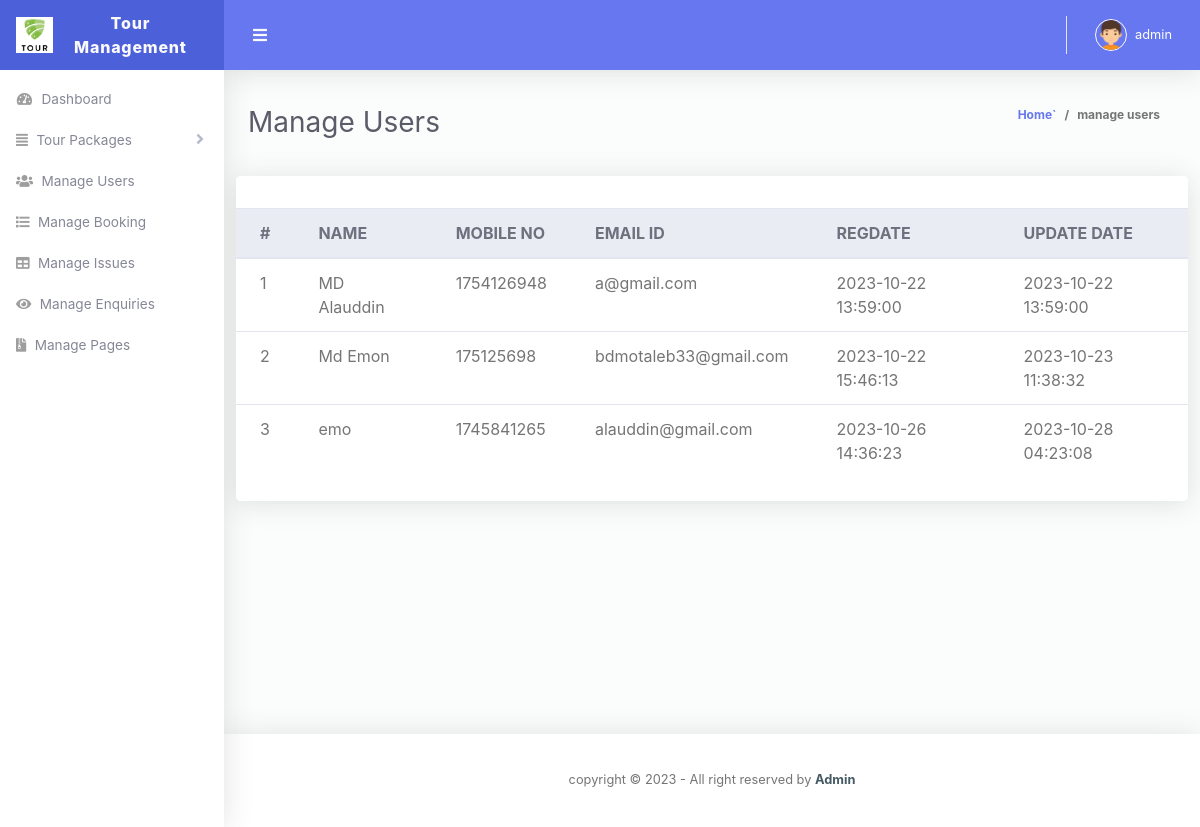
The page /admin/manage_users.php (signed in) on the database its author committed.
### tables this page shows
CREATE TABLE `user` (
  `id` int(11) NOT NULL,
  `fullname` varchar(255) NOT NULL,
  `mobile` int(20) NOT NULL,
  `email` varchar(255) NOT NULL,
  `password` varchar(200) NOT NULL,
  `regdate` timestamp NOT NULL DEFAULT current_timestamp(),
  `updatedate` timestamp NOT NULL DEFAULT current_timestamp() ON UPDATE current_timestamp()
);

### admin/manage_users.php (the view, shortened to what this page needs)
<?php
require_once "../includes/connec.php";
?>
<!DOCTYPE html>
<html lang="en">
<head>
  <link href="vendor/fontawesome-free/css/all.min.css" rel="stylesheet" type="text/css">
  <link href="vendor/bootstrap/css/bootstrap.min.css" rel="stylesheet" type="text/css">
  <link href="css/ruang-admin.min.css" rel="stylesheet">
</head>
<body id="page-top">
  <div id="wrapper">
   <?php require_once "includes/sidebar.php" ?>
    <div id="content-wrapper" class="d-flex flex-column">
      <div id="content">
        <?php require_once "includes/header.php" ?>
        <div class="container-fluid" id="container-wrapper" style="height: 80vh;">
        <div class="d-sm-flex align-items-center justify-content-between mb-4">
            <h1 class="h3 mb-0 text-gray-800">Manage Users</h1>
            <ol class="breadcrumb">
              <li class="breadcrumb-item"><a href="dashboard.php">Home`</a></li>
              <li class="breadcrumb-item active" aria-current="page">manage users</li>
            </ol>
          </div>
          <div class="row mb-4 justify-content-center">
             <div class="card">
                <div class="card-header py-3 ">
                </div>
                <div class="table-responsive">
                  <table class="table align-items-center table-flush">
                    <thead class="thead-light">
                      <tr>
                        <th>#</th>
                        <th>NAME</th>
                        <th>MOBILE NO</th>
                        <th>EMAIL ID</th>
                        <th>REGDATE</th>
                        <th>UPDATE DATE</th>
                      </tr>
                    </thead>
                    <tbody>
                      <?php
                      $select_query_data = "SELECT * FROM `user`";
                      $select_query_data_run = mysqli_query($con, $select_query_data);
                     $count = 1;
                      while($row = mysqli_fetch_assoc($select_query_data_run)){ ?>
                          <tr>
                          <td><?= $count ?></td>
                          <td><?= $row['fullname'] ?></td>
                          <td><?= $row['mobile'] ?></td>
                          <td><?= $row['email'] ?></td>
                          <td><?= $row['regdate'] ?></td>
                          <td><?= $row['updatedate'] ?></td>
                            </tr>
                          <?php $count++ ; } ?>
                    </tbody>
                  </table>
                </div>
                <div class="card-footer"></div>
              </div>
        </div>
      </div>
      <?php require_once "includes/footer.php" ?>
    </div>
  </div>
</body>
</html>

### rows shown on the page
user: fullname "MD Alauddin", mobile "1754126948", email "a@gmail.com", regdate "2023-10-22 13:59:00", updatedate "2023-10-22 13:59:00"
user: fullname "Md Emon", mobile "175125698", email "bdmotaleb33@gmail.com", regdate "2023-10-22 15:46:13", updatedate "2023-10-23 11:38:32"
user: fullname "emo", mobile "1745841265", email "alauddin@gmail.com", regdate "2023-10-26 14:36:23", updatedate "2023-10-28 04:23:08"

### other values the page prints
$_SESSION['authenticate_admin_name'] "admin"
